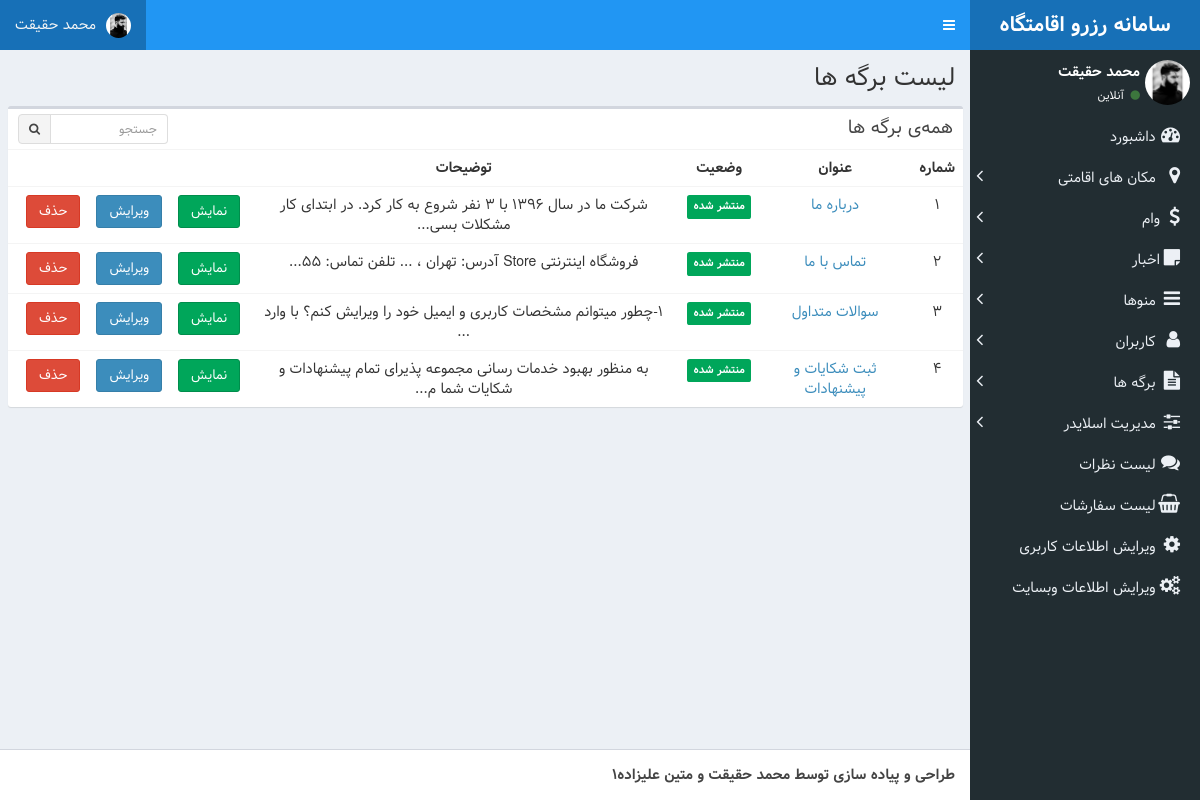
/admin/index.php?controller=page&action=list, run on the app's committed database.
### tables this page shows
CREATE TABLE IF NOT EXISTS `users` (
  `id` int(11) NOT NULL AUTO_INCREMENT,
  `fname` varchar(50) NOT NULL,
  `lname` varchar(50) NOT NULL,
  `father_name` varchar(50) NOT NULL,
  `code_melli` varchar(15) NOT NULL,
  `password` varchar(1024) NOT NULL,
  `grade` varchar(50) NOT NULL,
  `image_path` varchar(128) DEFAULT NULL,
  `role` enum('admin','user') NOT NULL DEFAULT 'user',
  `birth_date` datetime DEFAULT NULL,
  `created_at` datetime NOT NULL DEFAULT CURRENT_TIMESTAMP,
  `updated_at` datetime NOT NULL DEFAULT CURRENT_TIMESTAMP,
  PRIMARY KEY (`id`)
);

CREATE TABLE IF NOT EXISTS `pages` (
  `id` int(11) NOT NULL AUTO_INCREMENT,
  `title` varchar(256) NOT NULL,
  `text` text NOT NULL,
  `status` enum('published','draft') NOT NULL,
  PRIMARY KEY (`id`)
);

CREATE TABLE IF NOT EXISTS `setting` (
  `id` int(11) NOT NULL AUTO_INCREMENT,
  `site_option` varchar(256) NOT NULL,
  `value` text NOT NULL,
  PRIMARY KEY (`id`)
);

### admin/model/Muser.php (called while the page is built, shortened)
<?php
class user
{
    function __construct()
    {
        global $db;
        $this->db = $db;
        $this->dbTable = $this->db->usersTable;
    }
    public function isAdmin($id)
    {
        $sql = "select * from $this->dbTable where id=$id";
        $result = $this->db->query($sql)->fetch(PDO::FETCH_ASSOC);
        if ($result['role'] == "admin")
            return true;
        else
            return false;
    }
    public function getUser($id)
    {
        $sql = "select * from $this->dbTable where id=$id";
        $result = $this->db->query($sql)->fetch(PDO::FETCH_ASSOC);
        if ($result) {
            return $result;
        } else
            return false;
    }
}
?>

### public/config.php (called while the page is built, shortened)
<?php
$dbHost = 'localhost';
$dbUser = 'root';
$dbPass = '';
$dbName = 'reservation';
$db = new PDO("mysql:host=$dbHost;dbname=$dbName;charset=utf8", $dbUser, $dbPass);
$db->pagesTable = "pages";
$db->settingTable = "setting";
$db->usersTable = "users";
?>

### admin/controller/Clayout.php (called while the page is built)
<?php
require_once "../public/functions.php";
require_once "model/Muser.php";
$user = new user();
require_once "model/Msetting.php";
$setting = new setting();

### admin/model/Mpage.php (called while the page is built, shortened)
<?php
class page
{
    function __construct()
    {
        global $db;
        $this->db = $db;
        $this->dbTable = $this->db->pagesTable;
    }
    public function page_list()
    {
        $sql = "SELECT * FROM $this->dbTable ";
        $result = $this->db->query($sql);
        $row = $result->fetchAll(2);
        return $row;
    }
}
?>

### admin/model/Msetting.php (called while the page is built, shortened)
<?php
class setting
{
    function __construct()
    {
        global $db;
        $this->db = $db;
        $this->dbTable = $this->db->settingTable;
    }
    public function setting($option = 0)
    {
        if ($option) {
            $whereStr = "WHERE site_option='$option'";
        } else {
            $whereStr = "";
        }
        $sql = "SELECT * FROM $this->dbTable $whereStr";
        $result = $this->db->query($sql);
        $row = $result->fetchAll(2);
        if ($option)
            return $row[0];
        else
            return $row;
    }
}
?>

### admin/view/page/list.php (the view)
<title>پنل <?=($user->isAdmin($_SESSION['userId']))?'مدیریت':'کاربری'?> | لیست برگه ها</title><div class="row">
<div class="content-wrapper">
    <section class="content-header">
        <h1>
            لیست برگه ها
        </h1>
    </section>
    <section class="content container-fluid">
        <div class="row">
            <div class="col-xs-12">
                <div class="box">
                    <div class="box-header">
                        <h3 class="box-title">همه‌ی برگه ها</h3>
                        <div class="box-tools">
                            <div class="input-group input-group-sm" style="width: 150px;">
                                <input type="text" name="table_search" class="form-control pull-right"
                                       placeholder="جستجو">
                                <div class="input-group-btn">
                                    <button type="submit" class="btn btn-default"><i class="fa fa-search"></i></button>
                                </div>
                            </div>
                        </div>
                    </div>
                    <div class="box-body table-responsive no-padding">
                        <table class="table table-hover">
                            <tbody>
                            <tr>
                                <th>شماره</th>
                                <th>عنوان</th>
                                <th>وضعیت</th>
                                <th>توضیحات</th>
                                <th></th>
                                <th></th>
                                <th></th>
                            </tr>
                            <?php $i=1;
                            foreach ($list as $item): ?>
                                <tr>
                                    <td><?=$i++?></td>
                                    <td><a href="../index.php?controller=page&action=detail&id=<?=$item['id']?>"><?=$item['title']?></a></td>
                                    <td><span class="label label-<?=($item['status']==='published')?"success":"primary"?>"><?=($item['status']==='published')?"منتشر شده":"پیش نویس"?></span></td>
                                    <td><?= mb_substr(strip_tags($item['text']),0,70,mb_detect_encoding($item['text'])) ?>...</td>
                                    <td><span><a class="btn btn-success" href="../index.php?controller=page&action=detail&id=<?=$item['id']?>">نمایش</a></span></td>
                                    <td><span><a class="btn btn-primary" href="index.php?controller=page&action=edit&id=<?=$item['id']?>">ویرایش</a></span></td>
                                    <td><span><a class="btn btn-danger" href="index.php?controller=page&action=delete&id=<?=$item['id']?>">حذف</a></span></td>
                                </tr>
                            <?php endforeach; ?>
                            </tbody>
                        </table>
                    </div>
                </div>
            </div>
        </div>
    </section>
</div>

### admin/view/layout/header.php (shortened to what this page needs)
<!DOCTYPE html>
<html>
<head>
    <link rel="stylesheet" href="../public/admin/dist/css/bootstrap-theme.css">
    <link rel="stylesheet" href="../public/admin/dist/css/rtl.css">
    <link rel="stylesheet" href="../public/admin/bower_components/font-awesome/css/font-awesome.min.css">
        <link rel="stylesheet" href="../public/admin/dist/css/AdminLTE.css">
        <link rel="stylesheet" href="../public/admin/dist/css/skins/skin-blue.min.css">
</head>
<body class="hold-transition skin-blue sidebar-mini">
<div class="wrapper">
    <header class="main-header">
        <a href="../index.php" class="logo">
            <span class="logo-lg"><b>سامانه رزرو اقامتگاه</b></span>
        </a>
        <nav class="navbar navbar-static-top">
            <a href="#" class="sidebar-toggle" data-toggle="push-menu" role="button">
            </a>
            <div class="navbar-custom-menu">
                <ul class="nav navbar-nav">
                    <li class="dropdown user user-menu">
                        <a href="#" class="dropdown-toggle" data-toggle="dropdown">
                            <img src="../<?=($user->getUser($_SESSION['userId'])['image_path'])?$user->getUser($_SESSION['userId'])['image_path']:'public/admin/images/users/profile.png'?>" class="user-image">
                            <span class="hidden-xs"><?= $user->getUser($_SESSION['userId'])['fname'] .' '.$user->getUser($_SESSION['userId'])['lname']; ?></span>
                        </a>
                    </li>
                </ul>
            </div>
        </nav>
    </header>
    <aside class="main-sidebar">
        <section class="sidebar">
            <div class="user-panel">
                <div class="pull-right image">
                    <img src="../<?=($user->getUser($_SESSION['userId'])['image_path'])?$user->getUser($_SESSION['userId'])['image_path']:'public/admin/images/users/profile.png'?>" class="img-circle" alt="User Image">
                </div>
                <div class="pull-right info">
                    <p><?= $user->getUser($_SESSION['userId'])['fname'] .' '.$user->getUser($_SESSION['userId'])['lname']; ?></p>
                    <a href="#"><i class="fa fa-circle text-success"></i> آنلاین</a>
                </div>
            </div>
            <ul class="sidebar-menu" data-widget="tree">
                <li <?= ($controller==='index')?'class="active"':''?>><a href="index.php"><i class="fa fa-dashboard"></i> <span>داشبورد</span></a></li>
                <?php if ($user->isAdmin($_SESSION['userId'])):?>
                <li>
                    <a id="m1" class="drop-menu" href="#"><i class="fa fa-map-marker"></i><span>  مکان های اقامتی</span><i
                                class="fa fa-angle-left"></i></a>
                </li>
                <li>
                    <a id="m2" class="drop-menu" href="#"><i class="fa fa-dollar"></i><span>وام</span><i
                                class="fa fa-angle-left"></i></a>
                </li>
                <li>
                    <a id="m22" class="drop-menu" href="#"><i class="fa fa-sticky-note"></i><span>اخبار</span><i
                                class="fa fa-angle-left"></i></a>
                </li>
                <li>
                    <a id="m3" class="drop-menu" href="#"><i class="fa fa-navicon"></i><span>  منوها</span><i
                                class="fa fa-angle-left"></i></a>
                </li>
                <li>
                    <a id="m4" class="drop-menu" href="#"><i class="fa fa-user"></i><span>  کاربران</span><i
                                class="fa fa-angle-left"></i></a>
                </li>
                    <li>
                        <a id="m5" class="drop-menu" href="#"><i class="fa fa-file-text"></i><span>  برگه ها</span><i
                                    class="fa fa-angle-left"></i></a>
                    </li>
                    <li>
                        <a id="m6" class="drop-menu" href="#"><i class="fa fa-sliders"></i><span>  مدیریت اسلایدر</span><i
                                    class="fa fa-angle-left"></i></a>
                    </li>
                    <li <?= ($controller==='comment' and $action==='list')?'class="active"':''?>><a href="index.php?controller=comment&action=list"><i class="fa fa-comments"></i> <span>لیست نظرات </span></a></li>
                <?php endif;?>
                    <li <?= ($controller==='order' and $action==='list')?'class="active"':''?>><a href="index.php?controller=order&action=list"><i class="fa fa-shopping-basket"></i> <span>لیست سفارشات </span></a></li>
                <li <?= ($controller==='user' and $action==='edit' and !isset($_GET['id']))?'class="active"':''?>><a href="index.php?controller=user&action=edit"><i class="fa fa-gear"></i> <span>ویرایش اطلاعات کاربری</span></a></li>
                <?php if ($user->isAdmin($_SESSION['userId'])):?>
                    <li <?= ($controller==='setting')?'class="active"':''?>><a href="index.php?controller=setting&action=edit"><i class="fa fa-gears"></i> <span>ویرایش اطلاعات وبسایت</span></a></li>
                <?php endif;?>
            </ul>
        </section>
    </aside>

### admin/view/layout/footer.php (shortened to what this page needs)
<footer class="main-footer text-right">
    <strong><?= $setting->setting('footer')['value'] ?></strong>
</footer>
</div>
</body>
</html>

### data on the page
users: image_path (picture), fname "محمد", lname "حقیقت"
pages: title "درباره ما", status "منتشر شده", text "شرکت ما در سال ۱۳۹۶ با ۳ نفر شروع به کار کرد. در ابتدای کار مشکلات بسی"
pages: title "تماس با ما", status "منتشر شده", text "فروشگاه اینترنتی Store آدرس: تهران ، ... تلفن تماس: 55"
pages: title "سوالات متداول", status "منتشر شده", text "1-چطور میتوانم مشخصات کاربری و ایمیل خود را ویرایش کنم؟ با وارد"
pages: title "ثبت شکایات و پیشنهادات", status "منتشر شده", text "به منظور بهبود خدمات رسانی مجموعه پذیرای تمام پیشنهادات و شکایات شما م"
setting: value "طراحی و پیاده سازی توسط محمد حقیقت و متین علیزاده1"
